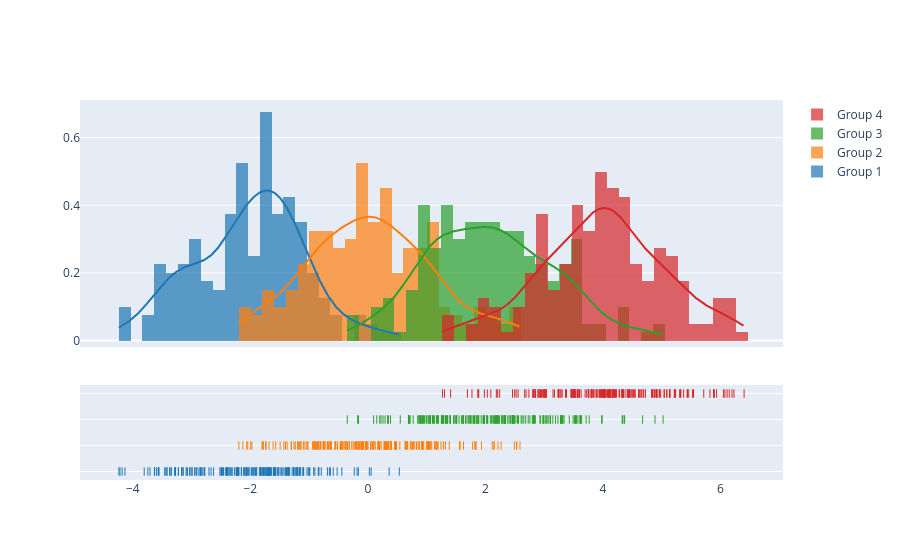

This figure's notebook cell:
### Code cell
import plotly.figure_factory as ff

# Add histogram data
x1 = np.random.randn(200) - 2
x2 = np.random.randn(200)
x3 = np.random.randn(200) + 2
x4 = np.random.randn(200) + 4

# Group data together
hist_data = [x1, x2, x3, x4]

group_labels = ['Group 1', 'Group 2', 'Group 3', 'Group 4']

# Create distplot with custom bin_size
fig = ff.create_distplot(hist_data, group_labels, bin_size=.2)
fig.show()

### Figure 1 — Plotly figure (JSON) as saved in the notebook; plotly's stock layout.template omitted (floating-point values rounded to 4 significant figures; data arrays with more than 128 entries replaced by an {"elided": "..."} marker saying what was removed)
{"data": [{"autobinx": false, "histnorm": "probability density", "legendgroup": "Group 1", "marker": {"color": "rgb(31, 119, 180)"}, "name": "Group 1", "opacity": 0.7, "type": "histogram", "x": {"elided": "200 float values"}, "xaxis": "x", "xbins": {"end": 0.5352, "size": 0.2, "start": -4.236}, "yaxis": "y"}, {"autobinx": false, "histnorm": "probability density", "legendgroup": "Group 2", "marker": {"color": "rgb(255, 127, 14)"}, "name": "Group 2", "opacity": 0.7, "type": "histogram", "x": {"elided": "200 float values"}, "xaxis": "x", "xbins": {"end": 2.589, "size": 0.2, "start": -2.195}, "yaxis": "y"}, {"autobinx": false, "histnorm": "probability density", "legendgroup": "Group 3", "marker": {"color": "rgb(44, 160, 44)"}, "name": "Group 3", "opacity": 0.7, "type": "histogram", "x": {"elided": "200 float values"}, "xaxis": "x", "xbins": {"end": 5.025, "size": 0.2, "start": -0.3498}, "yaxis": "y"}, {"autobinx": false, "histnorm": "probability density", "legendgroup": "Group 4", "marker": {"color": "rgb(214, 39, 40)"}, "name": "Group 4", "opacity": 0.7, "type": "histogram", "x": {"elided": "200 float values"}, "xaxis": "x", "xbins": {"end": 6.403, "size": 0.2, "start": 1.27}, "yaxis": "y"}, {"legendgroup": "Group 1", "marker": {"color": "rgb(31, 119, 180)"}, "mode": "lines", "name": "Group 1", "showlegend": false, "type": "scatter", "x": {"elided": "500 float values"}, "xaxis": "x", "y": {"elided": "500 float values"}, "yaxis": "y"}, {"legendgroup": "Group 2", "marker": {"color": "rgb(255, 127, 14)"}, "mode": "lines", "name": "Group 2", "showlegend": false, "type": "scatter", "x": {"elided": "500 float values"}, "xaxis": "x", "y": {"elided": "500 float values"}, "yaxis": "y"}, {"legendgroup": "Group 3", "marker": {"color": "rgb(44, 160, 44)"}, "mode": "lines", "name": "Group 3", "showlegend": false, "type": "scatter", "x": {"elided": "500 float values"}, "xaxis": "x", "y": {"elided": "500 float values"}, "yaxis": "y"}, {"legendgroup": "Group 4", "marker": {"color": "rgb(214, 39, 40)"}, "mode": "lines", "name": "Group 4", "showlegend": false, "type": "scatter", "x": {"elided": "500 float values"}, "xaxis": "x", "y": {"elided": "500 float values"}, "yaxis": "y"}, {"legendgroup": "Group 1", "marker": {"color": "rgb(31, 119, 180)", "symbol": "line-ns-open"}, "mode": "markers", "name": "Group 1", "showlegend": false, "type": "scatter", "x": {"elided": "200 float values"}, "xaxis": "x", "y": {"elided": "200 str values"}, "yaxis": "y2"}, {"legendgroup": "Group 2", "marker": {"color": "rgb(255, 127, 14)", "symbol": "line-ns-open"}, "mode": "markers", "name": "Group 2", "showlegend": false, "type": "scatter", "x": {"elided": "200 float values"}, "xaxis": "x", "y": {"elided": "200 str values"}, "yaxis": "y2"}, {"legendgroup": "Group 3", "marker": {"color": "rgb(44, 160, 44)", "symbol": "line-ns-open"}, "mode": "markers", "name": "Group 3", "showlegend": false, "type": "scatter", "x": {"elided": "200 float values"}, "xaxis": "x", "y": {"elided": "200 str values"}, "yaxis": "y2"}, {"legendgroup": "Group 4", "marker": {"color": "rgb(214, 39, 40)", "symbol": "line-ns-open"}, "mode": "markers", "name": "Group 4", "showlegend": false, "type": "scatter", "x": {"elided": "200 float values"}, "xaxis": "x", "y": {"elided": "200 str values"}, "yaxis": "y2"}], "layout": {"barmode": "overlay", "hovermode": "closest", "legend": {"traceorder": "reversed"}, "xaxis": {"anchor": "y2", "domain": [0.0, 1.0], "zeroline": false}, "yaxis": {"anchor": "free", "domain": [0.35, 1], "position": 0.0}, "yaxis2": {"anchor": "x", "domain": [0, 0.25], "dtick": 1, "showticklabels": false}}}
